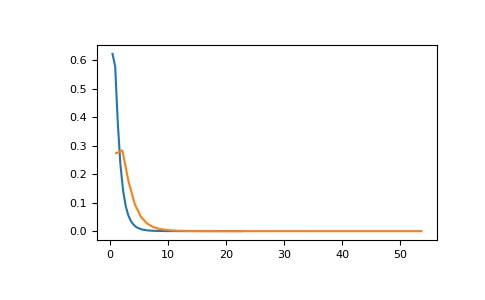

Generate this figure with Python:
# In a study, testing for a specific alternative to the null hypothesis
# requires use of the Noncentral F distribution. We need to calculate the
# area in the tail of the distribution that exceeds the value of the F
# distribution for the null hypothesis.  We'll plot the two probability
# distributions for comparison.

rng = np.random.default_rng()
dfnum = 3 # between group deg of freedom
dfden = 20 # within groups degrees of freedom
nonc = 3.0
nc_vals = rng.noncentral_f(dfnum, dfden, nonc, 1000000)
NF = np.histogram(nc_vals, bins=50, density=True)
c_vals = rng.f(dfnum, dfden, 1000000)
F = np.histogram(c_vals, bins=50, density=True)
import matplotlib.pyplot as plt
plt.plot(F[1][1:], F[0])
plt.plot(NF[1][1:], NF[0])
plt.show()
